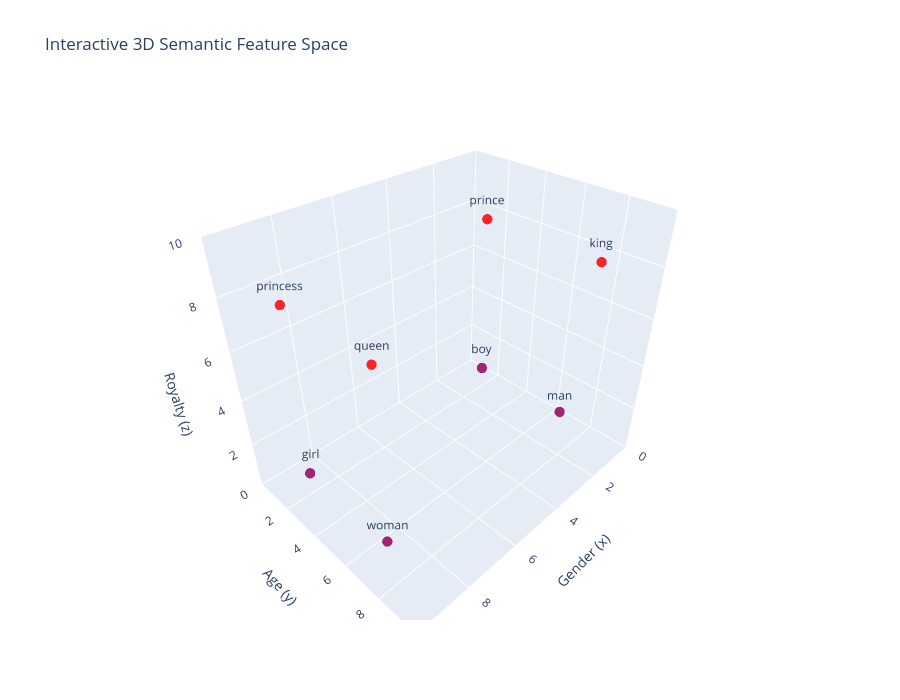

Write notebook code for a chart like this one.
### Code cell
import plotly.graph_objects as go
import numpy as np

def plot_words_3d(words_3d, 
                  arrows=None, 
                  highlight_points=None, 
                  colorscale="Viridis", 
                  title="3D Semantic Feature Space"):
    """
    words_3d: dict of word -> [x, y, z]
    arrows: list of dicts with keys 'start', 'end', 'color', 'name', 'dash'
    highlight_points: list of dicts with keys 'word', 'color', 'size', 'symbol', 'name', 'showlegend'
    """
    labels = list(words_3d.keys())
    xs = [coords[0] for coords in words_3d.values()]
    ys = [coords[1] for coords in words_3d.values()]
    zs = [coords[2] for coords in words_3d.values()]

    fig = go.Figure()

    # Scatter points (all words)
    fig.add_trace(go.Scatter3d(
        x=xs, y=ys, z=zs,
        mode="markers+text",
        text=labels,
        textposition="top center",
        marker=dict(size=6, color=zs, colorscale=colorscale, opacity=0.85),
        showlegend=False
    ))

    # Draw arrows if provided
    if arrows:
        for arrow in arrows:
            start = np.array(words_3d[arrow['start']])
            end = np.array(words_3d[arrow['end']])
            fig.add_trace(go.Scatter3d(
                x=[start[0], end[0]], y=[start[1], end[1]], z=[start[2], end[2]],
                mode="lines",
                line=dict(
                    color=arrow.get('color', 'black'), 
                    width=arrow.get('width', 4), 
                    dash=arrow.get('dash', None)
                ),
                name=arrow.get('name', f"{arrow['start']}→{arrow['end']}")
            ))

    # Highlight points if provided
    if highlight_points:
        for pt in highlight_points:
            coords = pt['coords'] if 'coords' in pt else words_3d[pt['word']]
            fig.add_trace(go.Scatter3d(
                x=[coords[0]], y=[coords[1]], z=[coords[2]],
                mode="markers+text",
                marker=dict(
                    size=pt.get('size', 8), 
                    color=pt.get('color', 'gold'), 
                    symbol=pt.get('symbol', 'x')
                ),
                text=[pt.get('label', pt.get('word', ''))], 
                textposition="top center",
                name=pt.get('name', pt.get('word', '')),
                showlegend=pt.get('showlegend', False)
            ))

    fig.update_layout(
        title=title,
        scene=dict(
            xaxis_title="Gender (x)",
            yaxis_title="Age (y)",
            zaxis_title="Royalty (z)",
            xaxis=dict(range=[0, 10]),
            yaxis=dict(range=[0, 10]),
            zaxis=dict(range=[0, 10]),
        ),
        width=900,
        height=700,
        legend=dict(itemsizing='constant')
    )
    fig.show()

# --- Usage Example 1: Just the points ---
plot_words_3d(words_3d, colorscale="Rainbow", title="Interactive 3D Semantic Feature Space")

### Figure 1 — Plotly figure (JSON) as saved in the notebook; plotly's stock layout.template omitted (floating-point values rounded to 4 significant figures)
{"data": [{"marker": {"color": [1, 1, 1, 1, 8, 8, 8, 8], "colorscale": [[0, "rgb(150,0,90)"], [0.125, "rgb(0,0,200)"], [0.25, "rgb(0,25,255)"], [0.375, "rgb(0,152,255)"], [0.5, "rgb(44,255,150)"], [0.625, "rgb(151,255,0)"], [0.75, "rgb(255,234,0)"], [0.875, "rgb(255,111,0)"], [1, "rgb(255,0,0)"]], "opacity": 0.85, "size": 6}, "mode": "markers+text", "showlegend": false, "text": ["man", "woman", "boy", "girl", "king", "queen", "prince", "princess"], "textposition": "top center", "type": "scatter3d", "x": [1, 9, 1, 9, 1, 9, 1, 9], "y": [7, 7, 2, 2, 8, 7, 2, 2], "z": [1, 1, 1, 1, 8, 8, 8, 8]}], "layout": {"height": 700, "legend": {"itemsizing": "constant"}, "scene": {"xaxis": {"range": [0, 10], "title": {"text": "Gender (x)"}}, "yaxis": {"range": [0, 10], "title": {"text": "Age (y)"}}, "zaxis": {"range": [0, 10], "title": {"text": "Royalty (z)"}}}, "title": {"text": "Interactive 3D Semantic Feature Space"}, "width": 900}}
